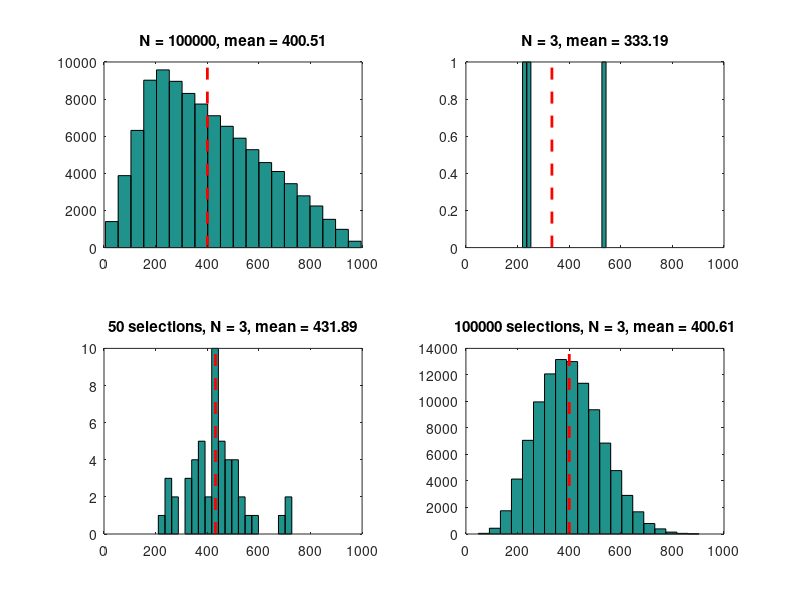

This chart was generated by the following MATLAB code:
close all
clear all

N = 1e5;     % Total Number of samples in Set
N_sub = 3;   % Number of samples in subset (from Set)
N_times1 = 50; % Number of subsets (small)
N_times2 = 1e5; % Number of subsets (large)

% Select distribution
iex = 3;

if iex==1
% Option 1: Homogeneous Distribution
range = 5;   % distribution range [0 5] 
x = range * rand(N,1);

elseif iex==2
% Option 2: Skewed Gaussian Distribution
% XXX

elseif iex==3
% Option 3: Triangular distribution
pd = makedist('Triangular','A',3,'B',200,'C',1000);
x = random(pd,N,1);
end

x_mean = sum(x)/N;
% calculate and check variancee
var1 =  sum((x_mean-x).^2);
var2 = var(x); 

% plot distribution
figure
subplot(2,2,1)
hist(x,20); hold on
ax = axis;
plot([x_mean x_mean], [ax(3) ax(4)], '--r', 'LineWidth',2)
title(sprintf('N = %d, mean = %.2f', N, x_mean))

% grab subset of x 
idx = randi([1 N],N_sub,1);
xsub_mean = sum(x(idx))/N_sub;
subplot(2,2,2)
hist(x(idx),20); hold on
ax2 = axis;
plot([xsub_mean xsub_mean], [ax2(3) ax2(4)], '--r', 'LineWidth',2)
xlim([ax(1) ax(2)])
title(sprintf('N = %d, mean = %.2f', N_sub, xsub_mean))

% Repeat above process multiple times
for ii=1:N_times1
    idx = randi([1 N],N_sub,1);
    xsub_mean(ii)= sum(x(idx))/N_sub;
end
xsub_dist_mean = sum(xsub_mean)/N_times1;
subplot(2,2,3)
hist(xsub_mean,20); hold on
ax3 = axis;
plot([xsub_dist_mean xsub_dist_mean], [ax3(3) ax3(4)], '--r', 'LineWidth',2);
xlim([ax(1) ax(2)])
title(sprintf('%d selections, N = %d, mean = %.2f', N_times1, N_sub, xsub_dist_mean))

% Repeat above process multiple times
for ii=1:N_times2
    idx = randi([1 N],N_sub,1);
    xsub_mean(ii)= sum(x(idx))/N_sub;
end
xsub_dist_mean = sum(xsub_mean)/N_times2;
var_sub = var(xsub_mean); % THis should be close to sigma/sqrt(N_times)
subplot(2,2,4)
hist(xsub_mean,20); hold on
ax3 = axis;
plot([xsub_dist_mean xsub_dist_mean], [ax3(3) ax3(4)], '--r', 'LineWidth',2);
xlim([ax(1) ax(2)])
title(sprintf('%d selections, N = %d, mean = %.2f', N_times2, N_sub, xsub_dist_mean))
